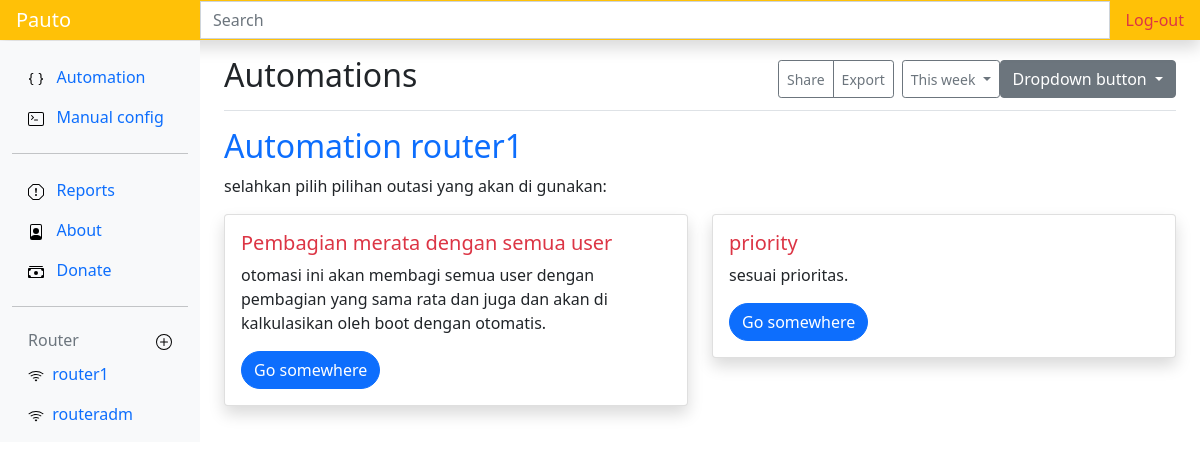
Before: / (signed in) with the older database file.
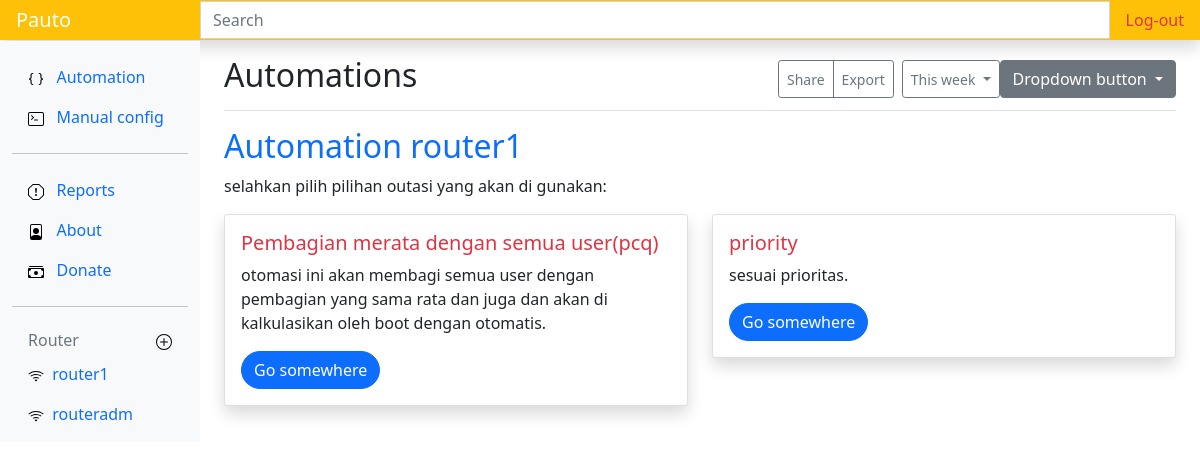
After: the same page with the newer database file.
### netauto/models.py (models this page shows, shortened)
class Automation(models.Model):
    nama = models.CharField(max_length=50)
    deskripsi = models.TextField()
    status = models.CharField(max_length=15, blank=True)
    pass

### netauto/views.py (the view)
# urls.py: path('', views.homepage, name='show'),
@login_required(login_url=settings.LOGIN_URL)
def homepage(request):
    auto = Automation.objects.all()
    router=Routerm.objects.all()
    context = {
        'auto': auto,
        'router': router
    }
    return render(request, "home.html", context)
    pass

### netauto/templates/home.html (shortened to what this page needs)
{% extends 'base.html' %}
{% load static %}
{% block judul %}
Automations
{% endblock judul %}
{% block content %}
 {% for router in router|slice:":1" %}
    <h2 class="text-primary">Automation {{router.nama}}</h2>
    <p>selahkan pilih pilihan outasi yang akan di gunakan:</p>
    <div class="row ">
    {% for auto in auto %}
    <div class="col-sm-6 ">
      <div class="card shadow">
        <div class="card-body">
          <h5 class="card-title text-danger">{{auto.nama}}</h5>
          <p class="card-text">{{auto.deskripsi}}.</p>
          <a href="{% url 'conpcq1' router.id %}" class="btn btn-primary rounded-pill">Go somewhere</a>
        </div>
      </div>
    </div>
    {% endfor %}
    </div>
 {% endfor %}
{% endblock content %}
{% block router %}
    {% for router in router %}
        <li class="nav-item">
        <a class="nav-link" href="{% url 'router' router.id %}">
            <img src="{% static 'icons/wifi.svg' %}" alt="">&nbsp;
            {{router.nama}}
        </a>
    </li>
    {% endfor %}
{% endblock router %}

Changed rows visible on the page:
changed Automation: nama "Pembagian merata dengan semua user" → "Pembagian merata dengan semua user(pcq)"
